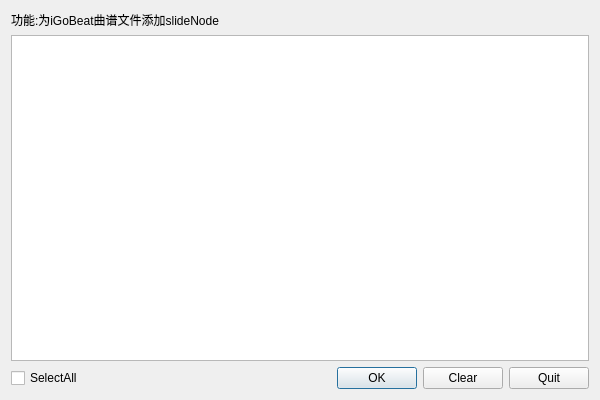
<?xml version="1.0" encoding="UTF-8"?>
<ui version="4.0">
 <class>QSildeNodeExtraNumberDialog</class>
 <widget class="QDialog" name="QSildeNodeExtraNumberDialog">
  <property name="geometry">
   <rect>
    <x>0</x>
    <y>0</y>
    <width>600</width>
    <height>400</height>
   </rect>
  </property>
  <property name="windowTitle">
   <string>SildeNodeExtraNumberDialog</string>
  </property>
  <layout class="QGridLayout" name="gridLayout">
   <item row="0" column="0">
    <layout class="QVBoxLayout" name="verticalLayout">
     <item>
      <widget class="QLabel" name="label">
       <property name="text">
        <string>功能:为iGoBeat曲谱文件添加slideNode</string>
       </property>
       <property name="textFormat">
        <enum>Qt::PlainText</enum>
       </property>
       <property name="wordWrap">
        <bool>true</bool>
       </property>
      </widget>
     </item>
     <item>
      <widget class="QListWidget" name="listWidget"/>
     </item>
     <item>
      <layout class="QHBoxLayout" name="horizontalLayout">
       <item>
        <widget class="QCheckBox" name="selectAll">
         <property name="text">
          <string>SelectAll</string>
         </property>
        </widget>
       </item>
       <item>
        <spacer name="horizontalSpacer">
         <property name="orientation">
          <enum>Qt::Horizontal</enum>
         </property>
         <property name="sizeHint" stdset="0">
          <size>
           <width>148</width>
           <height>20</height>
          </size>
         </property>
        </spacer>
       </item>
       <item>
        <widget class="QPushButton" name="ok">
         <property name="text">
          <string>OK</string>
         </property>
        </widget>
       </item>
       <item>
        <widget class="QPushButton" name="clear">
         <property name="text">
          <string>Clear</string>
         </property>
        </widget>
       </item>
       <item>
        <widget class="QPushButton" name="quit">
         <property name="text">
          <string>Quit</string>
         </property>
        </widget>
       </item>
      </layout>
     </item>
    </layout>
   </item>
  </layout>
 </widget>
 <resources/>
 <connections/>
</ui>
